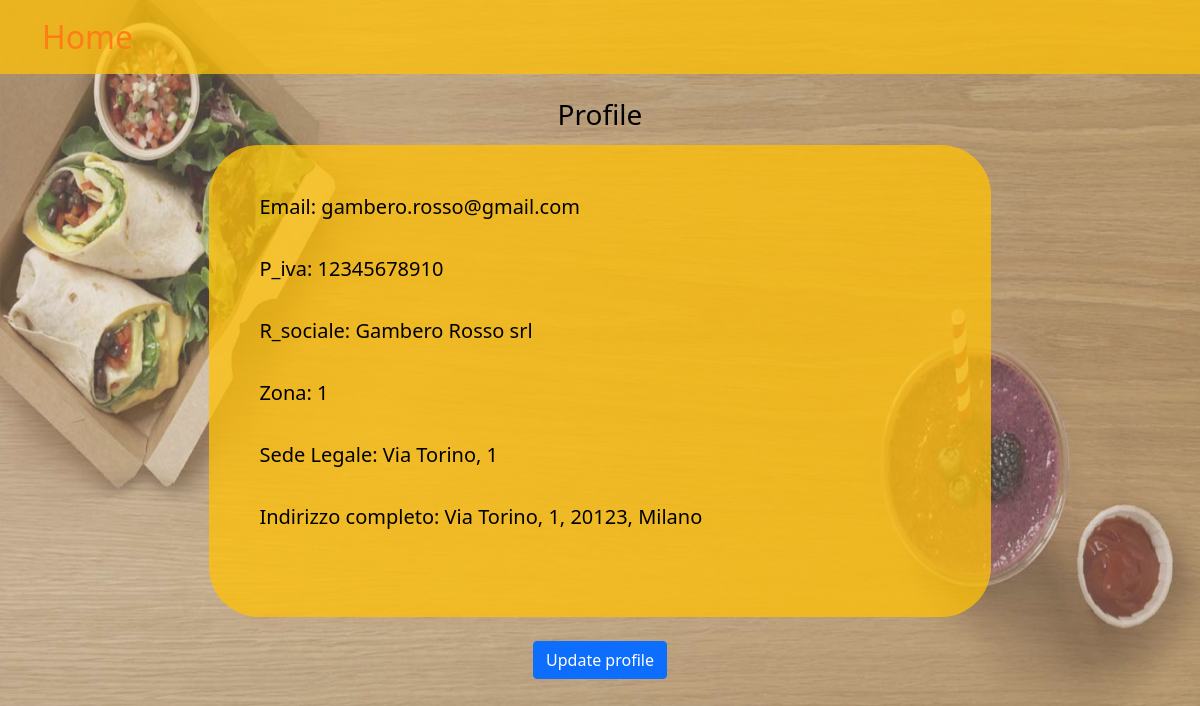
The page /frontend/seeProfileRistorante.php (signed in) on the database its author committed.
### tables this page shows
CREATE TABLE `ristorante` (
  `email` varchar(50) NOT NULL,
  `psw` varchar(50) NOT NULL,
  `p_iva` varchar(11) NOT NULL,
  `r_sociale` varchar(50) NOT NULL,
  `zona` enum('1','2','3','4','5','6','7','8','9') NOT NULL,
  `sede_legale` varchar(50) NOT NULL,
  `ind_completo` varchar(50) NOT NULL
);

### frontend/seeProfileRistorante.php (the view, shortened to what this page needs)
<?php
require "../common/functions.php";
$email=$_SESSION["user"] ;
$cid = $result["value"];
$result = $cid->query("SELECT * FROM Ristorante WHERE email = '".$email."'");
$rows = $result->fetch_row();
?>
<!DOCTYPE html>
<html>
<head>
		<link href="../css/styles.css" rel="stylesheet" />
	</head>
    <body>
		<nav class="navbar navbar-expand-lg navbar-dark bg-dark">
        		<div class="container">
                		<a class="navbar-brand" href="../index.html">Home</a>
            	</div>
        </nav>
        <br>
	    <div class="background">
            <h3>Profile</h3>
		<div class="container" style="display:flex;width:100%;">
    		<form>
            <div style="width:100%;" align="left">
            <h5 class="card-title">Email: <?=$rows[0]?></h5>
            </div>
            <div style="width:100%;" align="left">
            <h5 class="card-title">P_iva: <?=$rows[2]?></h5>
            </div>
            <div style="width:100%;" align="left">
            <h5 class="card-title">R_sociale: <?=$rows[3]?></h5>
            </div>
            <div style="width:100%;" align="left">
            <h5 class="card-title">Zona: <?=$rows[4]?></h5>
            </div>
            <div style="width:100%;" align="left">
            <h5 class="card-title">Sede Legale: <?=$rows[5]?></h5>
            </div>
            <div style="width:100%;" align="left">
            <h5 class="card-title">Indirizzo completo: <?=$rows[6]?></h5>
            </div>
            </div>
            <br>
            <a href="updateRistorante.php" class="btn btn-primary">Update profile</a>
</body>
</html>

### rows shown on the page
ristorante: email "gambero.rosso@gmail.com", p_iva "12345678910", r_sociale "Gambero Rosso srl", zona "1", sede_legale "Via Torino, 1", ind_completo "Via Torino, 1, 20123, Milano"
